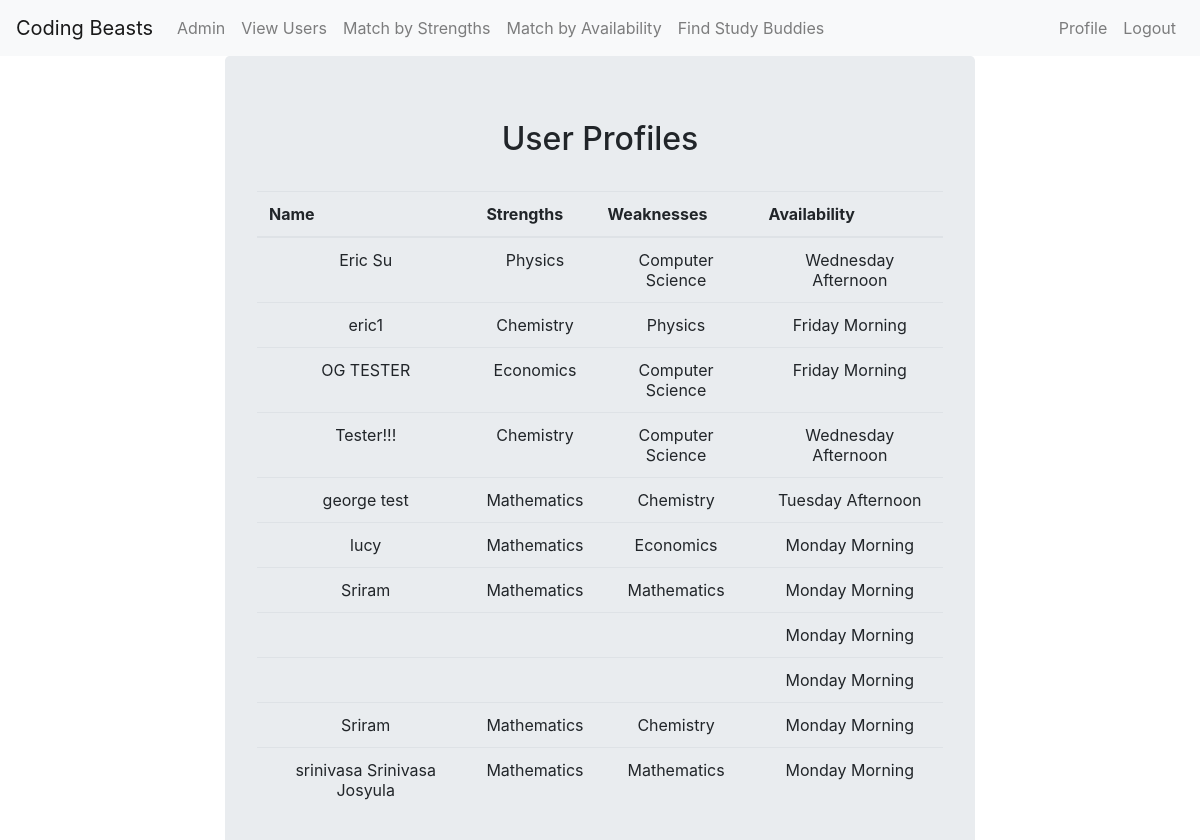
The page /profiles/ (signed in) on the database its author committed.
### sbuddy/models.py (models this page shows, shortened)
class Profile(models.Model):
    STRENGTH_CHOICES = (
        ('--------', '--------'),
        ('Mathematics','Mathematics'),
        ('Chemistry','Chemistry'),
        ('Physics','Physics'),
        ('Computer Science','Computer Science'),
        ('Economics','Economics'),
        )
    SCHEDULE_CHOICES = [
        ("Monday Morning", "Monday Morning"),
        ("Monday Afternoon", "Monday Afternoon"),
        ("Tuesday Morning", "Tuesday Morning"),
        ("Tuesday Afternoon", "Tuesday Afternoon"),
        ("Wednesday Morning", "Wednesday Morning"),
        ("Wednesday Afternoon", "Wednesday Afternoon"),
        ("Thursday Morning", "Thursday Morning"),
        ("Thursday Afternoon", "Thursday Afternoon"),
        ("Friday Morning", "Friday Morning"),
        ("Friday Afternoon", "Friday Afternoon"),
    ]
    user = models.OneToOneField(User, on_delete=models.CASCADE)
    image = models.ImageField(default='default.jpg', upload_to='profile_pics')
    name = models.CharField(max_length=100, blank=False, default='')
    meetingURL = models.CharField(max_length=100, blank=False, default='')
    strengths = models.CharField(
        max_length=255,
        choices=STRENGTH_CHOICES,
        default='')
    weaknesses = models.CharField(
        max_length=255,
        choices=STRENGTH_CHOICES,
        default='')
    availability = models.CharField(
        max_length=50,
        choices=SCHEDULE_CHOICES,
        default='Monday Morning',
    )
    phone_number = models.CharField(max_length=20)

### sbuddy/views.py (the view)
# urls.py: path('profiles/',views.profile,name="profile"),
def profile(request):
    users = Profile.objects.all()
    return render(request, 'sbuddy/profile.html', {'users': users})

### sbuddy/templates/sbuddy/profile.html (shortened to what this page needs)
{% extends 'sbuddy/base.html' %}
{% load bootstrap4 %}
{% block content %}
<body>
    <div class="container text-center jumbotron" style="max-width:750px">
        <h2 class="text-center" style="padding-bottom:25px"> User Profiles </h2>
        <table class="table">
            <thead>
                <tr>
                <th>Name</th>
                <th>Strengths</th>
                <th>Weaknesses</th>
                <th>Availability</th>
                </tr>
            </thead>
            <tbody>
                {% for user in users %}
                <tr>
                    <td class="text-center">{{ user.name }}</td>
                    <td class="text-center">{{ user.strengths }}</td>
                    <td class="text-center">{{ user.weaknesses }}</td>
                    <td class="text-center">{{ user.availability }}</td>
                </tr>
                {% endfor %}
            </tbody>
        </table>
    </div>
</body>
{% endblock%}

### rows shown on the page
Profile: name "Eric Su", strengths "Physics", weaknesses "Computer Science", availability "Wednesday Afternoon"
Profile: name "eric1", strengths "Chemistry", weaknesses "Physics", availability "Friday Morning"
Profile: name "OG TESTER", strengths "Economics", weaknesses "Computer Science", availability "Friday Morning"
Profile: name "Tester!!!", strengths "Chemistry", weaknesses "Computer Science", availability "Wednesday Afternoon"
Profile: name "george test", strengths "Mathematics", weaknesses "Chemistry", availability "Tuesday Afternoon"
Profile: name "lucy", strengths "Mathematics", weaknesses "Economics", availability "Monday Morning"
Profile: name "Sriram", strengths "Mathematics", weaknesses "Mathematics", availability "Monday Morning"
Profile: availability "Monday Morning"
Profile: availability "Monday Morning"
Profile: name "Sriram", strengths "Mathematics", weaknesses "Chemistry", availability "Monday Morning"
Profile: name "srinivasa Srinivasa Josyula", strengths "Mathematics", weaknesses "Mathematics", availability "Monday Morning"
